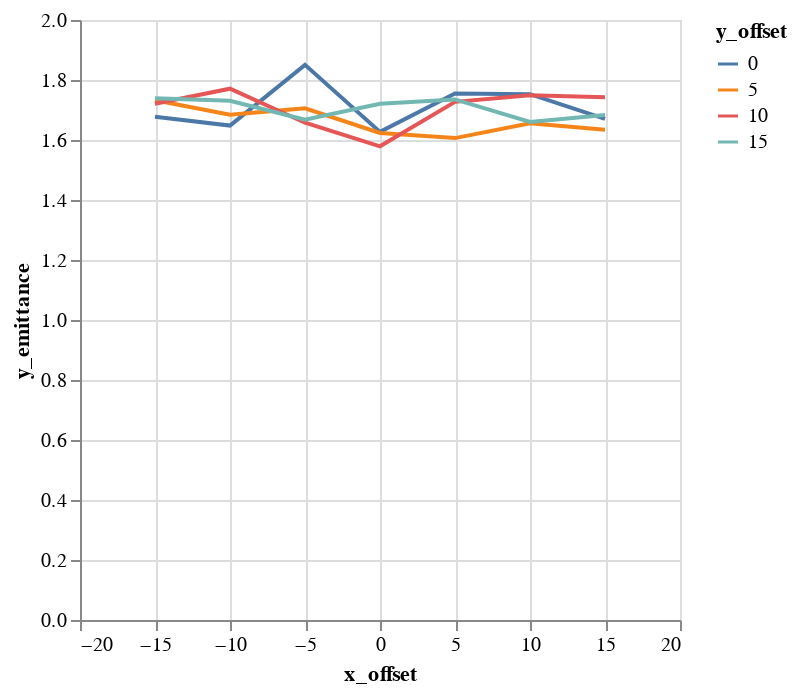

The cell this chart's notebook holds for it:
### Code cell
alt.Chart(emit_df).mark_line().encode(
    color='y_offset:N',
    x='x_offset',
    y='y_emittance',
)

### Figure 1 — Vega-Lite specification as saved in the notebook (floating-point values rounded to 4 significant figures)
{"$schema": "https://vega.github.io/schema/vega-lite/v1.2.1.json", "data": {"values": [{"losses": 0, "relbeta": 0.002308, "sourceID": 16777222, "sourceName": "x_-15_y_0", "x_emittance": 1.766, "x_emittance_rel": 1.089, "x_norm_emittance": 0.004076, "x_offset": -15, "y_emittance": 1.678, "y_emittance_rel": 1.067, "y_norm_emittance": 0.003873, "y_offset": 0}, {"losses": 0, "relbeta": 0.002308, "sourceID": 16777229, "sourceName": "x_-15_y_5", "x_emittance": 1.752, "x_emittance_rel": 1.1, "x_norm_emittance": 0.004044, "x_offset": -15, "y_emittance": 1.733, "y_emittance_rel": 1.087, "y_norm_emittance": 0.004, "y_offset": 5}, {"losses": 0, "relbeta": 0.002308, "sourceID": 16777236, "sourceName": "x_-15_y_10", "x_emittance": 1.771, "x_emittance_rel": 1.095, "x_norm_emittance": 0.004087, "x_offset": -15, "y_emittance": 1.721, "y_emittance_rel": 1.078, "y_norm_emittance": 0.003972, "y_offset": 10}, {"losses": 0, "relbeta": 0.002308, "sourceID": 16777243, "sourceName": "x_-15_y_15", "x_emittance": 1.877, "x_emittance_rel": 1.123, "x_norm_emittance": 0.004334, "x_offset": -15, "y_emittance": 1.739, "y_emittance_rel": 1.047, "y_norm_emittance": 0.004015, "y_offset": 15}, {"losses": 0, "relbeta": 0.002308, "sourceID": 16777220, "sourceName": "x_-10_y_0", "x_emittance": 1.726, "x_emittance_rel": 1.084, "x_norm_emittance": 0.003985, "x_offset": -10, "y_emittance": 1.648, "y_emittance_rel": 1.061, "y_norm_emittance": 0.003805, "y_offset": 0}, {"losses": 0, "relbeta": 0.002308, "sourceID": 16777227, "sourceName": "x_-10_y_5", "x_emittance": 1.722, "x_emittance_rel": 1.068, "x_norm_emittance": 0.003976, "x_offset": -10, "y_emittance": 1.684, "y_emittance_rel": 1.066, "y_norm_emittance": 0.003888, "y_offset": 5}, {"losses": 0, "relbeta": 0.002308, "sourceID": 16777234, "sourceName": "x_-10_y_10", "x_emittance": 1.597, "x_emittance_rel": 1.074, "x_norm_emittance": 0.003687, "x_offset": -10, "y_emittance": 1.771, "y_emittance_rel": 1.064, "y_norm_emittance": 0.004088, "y_offset": 10}, {"losses": 0, "relbeta": 0.002308, "sourceID": 16777241, "sourceName": "x_-10_y_15", "x_emittance": 1.57, "x_emittance_rel": 1.083, "x_norm_emittance": 0.003624, "x_offset": -10, "y_emittance": 1.731, "y_emittance_rel": 1.059, "y_norm_emittance": 0.003995, "y_offset": 15}, {"losses": 0, "relbeta": 0.002308, "sourceID": 16777218, "sourceName": "x_-5_y_0", "x_emittance": 1.822, "x_emittance_rel": 1.087, "x_norm_emittance": 0.004207, "x_offset": -5, "y_emittance": 1.85, "y_emittance_rel": 1.077, "y_norm_emittance": 0.004272, "y_offset": 0}, {"losses": 0, "relbeta": 0.002308, "sourceID": 16777225, "sourceName": "x_-5_y_5", "x_emittance": 1.622, "x_emittance_rel": 1.065, "x_norm_emittance": 0.003744, "x_offset": -5, "y_emittance": 1.706, "y_emittance_rel": 1.049, "y_norm_emittance": 0.003938, "y_offset": 5}, {"losses": 0, "relbeta": 0.002308, "sourceID": 16777232, "sourceName": "x_-5_y_10", "x_emittance": 1.621, "x_emittance_rel": 1.073, "x_norm_emittance": 0.003743, "x_offset": -5, "y_emittance": 1.658, "y_emittance_rel": 1.073, "y_norm_emittance": 0.003826, "y_offset": 10}, {"losses": 0, "relbeta": 0.002308, "sourceID": 16777239, "sourceName": "x_-5_y_15", "x_emittance": 1.8, "x_emittance_rel": 1.064, "x_norm_emittance": 0.004155, "x_offset": -5, "y_emittance": 1.667, "y_emittance_rel": 1.108, "y_norm_emittance": 0.003849, "y_offset": 15}, {"losses": 0, "relbeta": 0.002308, "sourceID": 16777216, "sourceName": "x_0_y_0", "x_emittance": 1.681, "x_emittance_rel": 1.092, "x_norm_emittance": 0.003882, "x_offset": 0, "y_emittance": 1.627, "y_emittance_rel": 1.059, "y_norm_emittance": 0.003756, "y_offset": 0}, {"losses": 0, "relbeta": 0.002308, "sourceID": 16777223, "sourceName": "x_0_y_5", "x_emittance": 1.672, "x_emittance_rel": 1.086, "x_norm_emittance": 0.003861, "x_offset": 0, "y_emittance": 1.623, "y_emittance_rel": 1.057, "y_norm_emittance": 0.003747, "y_offset": 5}, {"losses": 0, "relbeta": 0.002308, "sourceID": 16777230, "sourceName": "x_0_y_10", "x_emittance": 1.548, "x_emittance_rel": 1.103, "x_norm_emittance": 0.003572, "x_offset": 0, "y_emittance": 1.579, "y_emittance_rel": 1.07, "y_norm_emittance": 0.003645, "y_offset": 10}, {"losses": 0, "relbeta": 0.002308, "sourceID": 16777237, "sourceName": "x_0_y_15", "x_emittance": 1.866, "x_emittance_rel": 1.055, "x_norm_emittance": 0.004308, "x_offset": 0, "y_emittance": 1.721, "y_emittance_rel": 1.067, "y_norm_emittance": 0.003973, "y_offset": 15}, {"losses": 0, "relbeta": 0.002308, "sourceID": 16777217, "sourceName": "x_5_y_0", "x_emittance": 1.676, "x_emittance_rel": 1.082, "x_norm_emittance": 0.00387, "x_offset": 5, "y_emittance": 1.755, "y_emittance_rel": 1.048, "y_norm_emittance": 0.004052, "y_offset": 0}, {"losses": 0, "relbeta": 0.002308, "sourceID": 16777224, "sourceName": "x_5_y_5", "x_emittance": 1.731, "x_emittance_rel": 1.081, "x_norm_emittance": 0.003997, "x_offset": 5, "y_emittance": 1.606, "y_emittance_rel": 1.09, "y_norm_emittance": 0.003708, "y_offset": 5}, {"losses": 0, "relbeta": 0.002308, "sourceID": 16777231, "sourceName": "x_5_y_10", "x_emittance": 1.569, "x_emittance_rel": 1.073, "x_norm_emittance": 0.003622, "x_offset": 5, "y_emittance": 1.727, "y_emittance_rel": 1.084, "y_norm_emittance": 0.003987, "y_offset": 10}, {"losses": 0, "relbeta": 0.002308, "sourceID": 16777238, "sourceName": "x_5_y_15", "x_emittance": 1.751, "x_emittance_rel": 1.095, "x_norm_emittance": 0.004042, "x_offset": 5, "y_emittance": 1.735, "y_emittance_rel": 1.102, "y_norm_emittance": 0.004006, "y_offset": 15}, {"losses": 0, "relbeta": 0.002308, "sourceID": 16777219, "sourceName": "x_10_y_0", "x_emittance": 1.663, "x_emittance_rel": 1.094, "x_norm_emittance": 0.003838, "x_offset": 10, "y_emittance": 1.753, "y_emittance_rel": 1.096, "y_norm_emittance": 0.004046, "y_offset": 0}, {"losses": 0, "relbeta": 0.002308, "sourceID": 16777226, "sourceName": "x_10_y_5", "x_emittance": 1.592, "x_emittance_rel": 1.099, "x_norm_emittance": 0.003674, "x_offset": 10, "y_emittance": 1.655, "y_emittance_rel": 1.099, "y_norm_emittance": 0.003821, "y_offset": 5}, {"losses": 0, "relbeta": 0.002308, "sourceID": 16777233, "sourceName": "x_10_y_10", "x_emittance": 1.843, "x_emittance_rel": 1.057, "x_norm_emittance": 0.004255, "x_offset": 10, "y_emittance": 1.749, "y_emittance_rel": 1.085, "y_norm_emittance": 0.004037, "y_offset": 10}, {"losses": 0, "relbeta": 0.002308, "sourceID": 16777240, "sourceName": "x_10_y_15", "x_emittance": 1.698, "x_emittance_rel": 1.079, "x_norm_emittance": 0.003919, "x_offset": 10, "y_emittance": 1.66, "y_emittance_rel": 1.098, "y_norm_emittance": 0.003832, "y_offset": 15}, {"losses": 0, "relbeta": 0.002308, "sourceID": 16777221, "sourceName": "x_15_y_0", "x_emittance": 1.881, "x_emittance_rel": 1.255, "x_norm_emittance": 0.004342, "x_offset": 15, "y_emittance": 1.671, "y_emittance_rel": 1.059, "y_norm_emittance": 0.003857, "y_offset": 0}, {"losses": 1, "relbeta": 0.002308, "sourceID": 16777228, "sourceName": "x_15_y_5", "x_emittance": 1.892, "x_emittance_rel": 1.204, "x_norm_emittance": 0.004368, "x_offset": 15, "y_emittance": 1.634, "y_emittance_rel": 1.1, "y_norm_emittance": 0.003773, "y_offset": 5}, {"losses": 0, "relbeta": 0.002308, "sourceID": 16777235, "sourceName": "x_15_y_10", "x_emittance": 1.921, "x_emittance_rel": 1.184, "x_norm_emittance": 0.004434, "x_offset": 15, "y_emittance": 1.743, "y_emittance_rel": 1.079, "y_norm_emittance": 0.004023, "y_offset": 10}, {"losses": 0, "relbeta": 0.002308, "sourceID": 16777242, "sourceName": "x_15_y_15", "x_emittance": 1.725, "x_emittance_rel": 1.138, "x_norm_emittance": 0.003981, "x_offset": 15, "y_emittance": 1.684, "y_emittance_rel": 1.061, "y_norm_emittance": 0.003887, "y_offset": 15}]}, "encoding": {"color": {"field": "y_offset", "type": "nominal"}, "x": {"field": "x_offset", "type": "quantitative"}, "y": {"field": "y_emittance", "type": "quantitative"}}, "mark": "line"}
